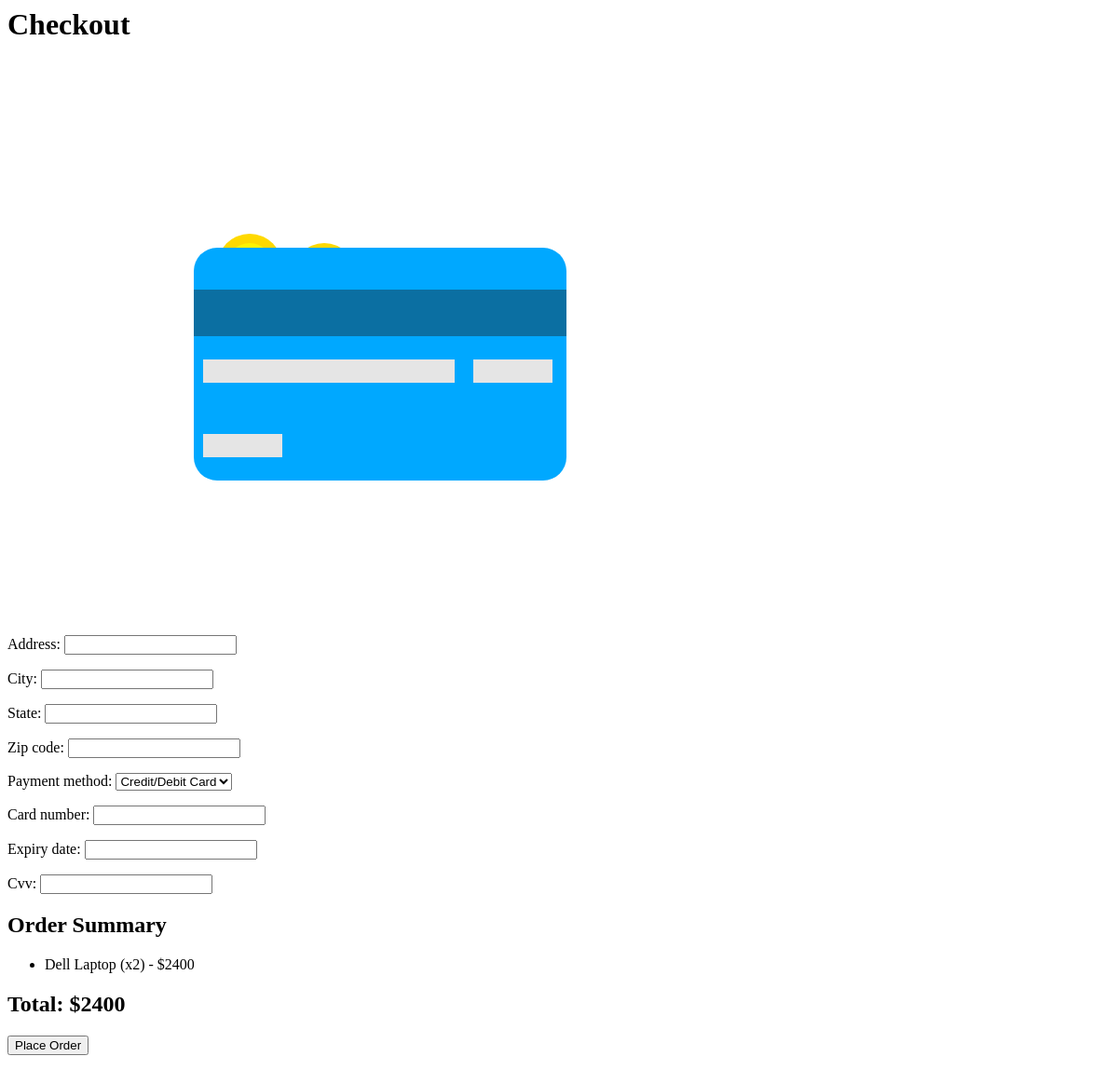
The app's page /checkout/ (signed in), older data.
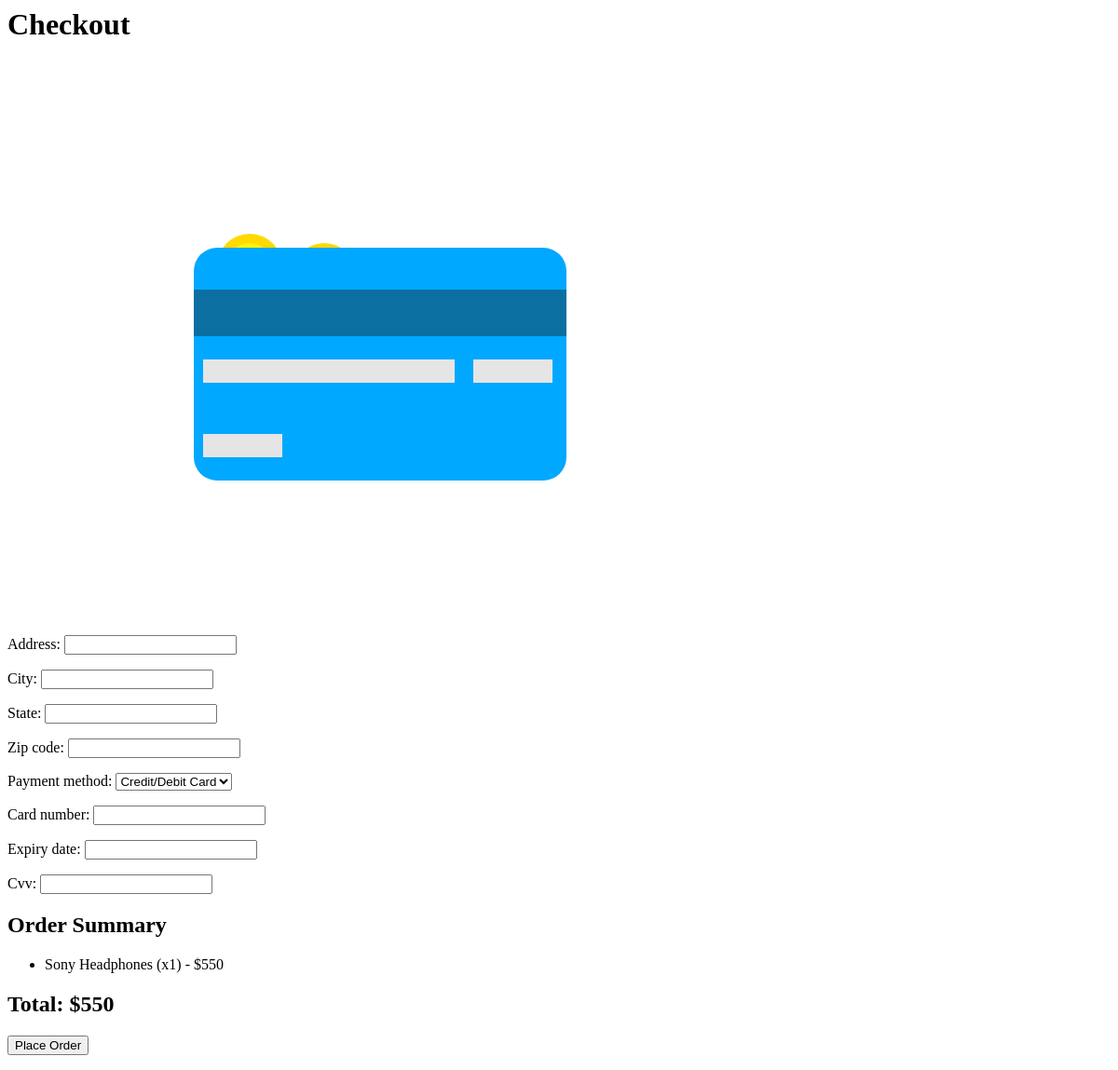
The same page, newer data.
### store/models/orders.py (models this page shows, shortened)
class OrderItem(models.Model):
    product = models.ForeignKey(Products, on_delete=models.SET_NULL, null=True)
    order = models.ForeignKey(Order, on_delete=models.SET_NULL, null=True)
    quantity = models.IntegerField(default=1, null=True, blank=True)
    date_added = models.DateTimeField(auto_now_add=True)
    @property
    def get_total(self):
        total = self.product.price * self.quantity
        return total

class Order(models.Model):
    customer = models.ForeignKey(Customer, on_delete=models.SET_NULL, null=True, blank=True)
    date_ordered = models.DateTimeField(auto_now_add=True)
    complete = models.BooleanField(default=False)
    transaction_id = models.CharField(max_length=100, null=True)
    @property
    def get_cart_total(self):
        orderitems = self.orderitem_set.all()
        total = sum([item.get_total for item in orderitems])
        return total

### store/models/products.py (models this page shows, shortened)
class Products(models.Model):
	name = models.CharField(max_length=60)
	price = models.IntegerField(default=0)
	category = models.ForeignKey(Category, on_delete=models.CASCADE, default=1)
	quantity = models.IntegerField(default=1)
	description = models.CharField(
								max_length=250, default='', blank=True, null=True)
	image = models.ImageField(upload_to='uploads/products/')

### store/views/order_views.py (the view)
# urls.py: path('checkout/', checkout, name='checkout'),
@login_required
def checkout(request):
    customer = request.user.customer
    order, created = Order.objects.get_or_create(customer=customer, complete=False)
    items = order.orderitem_set.all()
    if request.method == 'POST':
        form = CheckoutForm(request.POST)
        if form.is_valid():
            payment_method = form.cleaned_data.get('payment_method')
            if payment_method == 'card':
                card_number = form.cleaned_data.get('card_number')
                expiry_date = form.cleaned_data.get('expiry_date')
                cvv = form.cleaned_data.get('cvv')
            elif payment_method == 'paypal':
                pass
            order.address = form.cleaned_data.get('address')
            order.city = form.cleaned_data.get('city')
            order.state = form.cleaned_data.get('state')
            order.zip_code = form.cleaned_data.get('zip_code')
            order.complete = True
            order.save()
            items.delete()
            messages.success(request, 'Your order has been placed successfully!')
            return redirect('order_confirmation')
    else:
        form = CheckoutForm()
    context = {
        'items': items,
        'order': order,
        'form': form,
    }
    return render(request, 'store/checkout.html', context)

### store/forms.py
class CheckoutForm(forms.Form):
    address = forms.CharField(max_length=255, required=True)
    city = forms.CharField(max_length=100, required=True)
    state = forms.CharField(max_length=100, required=True)
    zip_code = forms.CharField(max_length=10, required=True)
    payment_method = forms.ChoiceField(choices=[('card', 'Credit/Debit Card'), ('paypal', 'PayPal')])
    card_number = forms.CharField(max_length=16, required=False)
    expiry_date = forms.CharField(max_length=5, required=False)
    cvv = forms.CharField(max_length=3, required=False)

### store/templates/store/checkout.html (shortened to what this page needs)
{% load static %}
<html lang="en">
<head>
		<link type="text/css" rel="stylesheet" href="{% static 'mycss/visacard.css' %}"/>
</head>
<body>
    <h1>Checkout</h1>
     <main>
    </main>
    <form method="post">
        {{ form.as_p }}
        <h2>Order Summary</h2>
        <ul>
            {% for item in items %}
            <li>{{ item.product.name }} (x{{ item.quantity }}) - ${{ item.get_total }}</li>
            {% endfor %}
        </ul>
        <h2>Total: ${{ order.get_cart_total }}</h2>
        <button type="submit">Place Order</button>
    </form>
</body>
</html>

Row changes from the older to the newer data that the page shows:
removed OrderItem: product.name "Dell Laptop", quantity "2", get_total "2400"
no longer on this page (row edited): Order: get_cart_total "2400"
added OrderItem: product.name "Sony Headphones", quantity "1", get_total "550"
added Order: get_cart_total "550"
